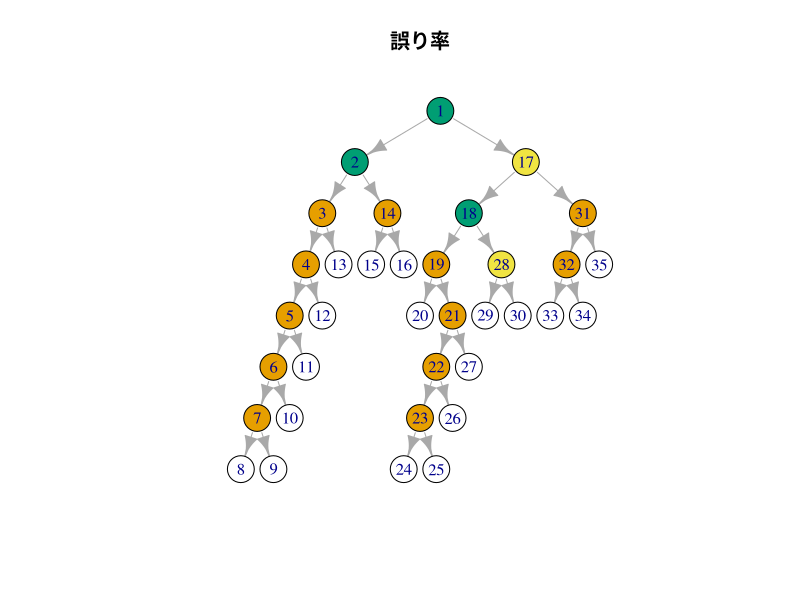
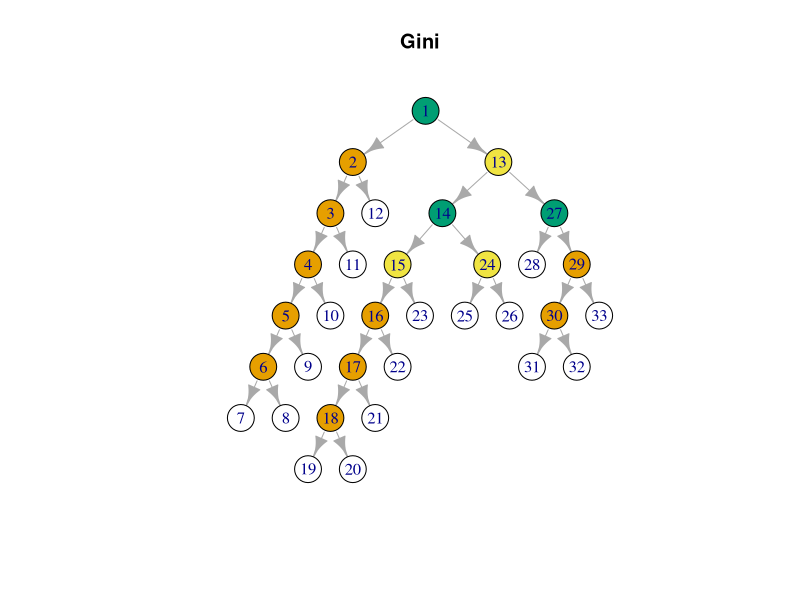
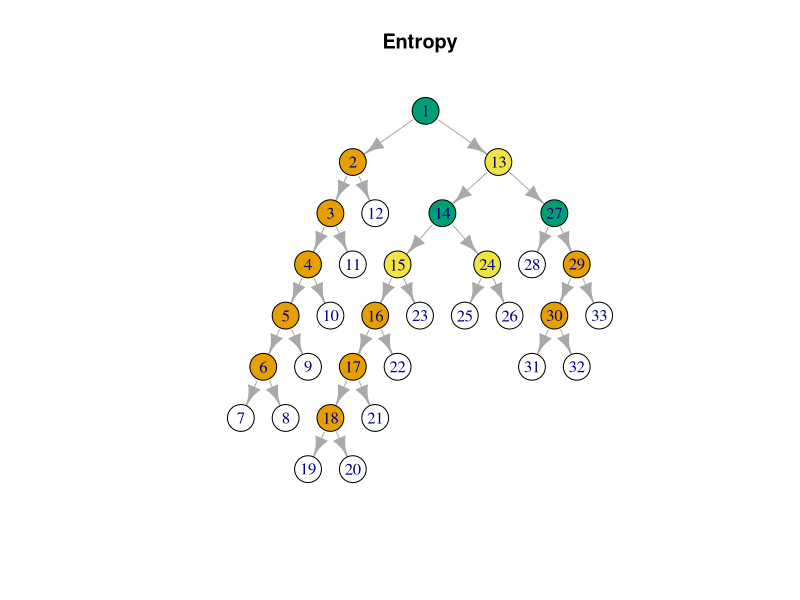

Recreate these plots in R, in order.
# Load library
library(MASS)
library(igraph)

# Clear environment
rm(list = ls())

# Setting Japanese font (for MacOSX)
# par(family= "HiraKakuProN-W3")

# Chapter7 e.g.66
# 分類の決定木。

# 最頻値計算用関数mode(y)
mode <- function(y) {
  names(sort(table(y), decreasing = TRUE))[1]
}

# 分岐処理の際の損失関数(1) mis_match(y)
# 分岐先のデータ集合において、
# その集合内の応答変数最頻値と異なる応答変数値を取るデータの数を返す。
mis_match <- function(y) {
  y_hat <- mode(y)
  return(sum(y != y_hat))
}

# 分岐処理の際の損失関数(2) Gini(y)
# 分岐先のデータ集合におけるGini指標を返す。
# Gini指標が小さければ小さいほど最適なデータ割り振りと判定する。
gini <- function(y) {
  n <- length(y)
  if (n == 0) {
    return(0)
  }
  z <- as.vector(table(y))
  m <- length(z)
  T <- 0
  for (j in 1:m) {
    T <- T + z[j] * (n - z[j])
  }
  return(T / n)
}

# 分岐処理の際の損失関数(3) entropy(y)
# 分岐先のデータ集合におけるentropyを返す。
# entropyが小さければ小さいほど最適なデータ割り振りと判定する。
entropy <- function(y) {
  n <- length(y)
  if (n == 0) {
    return(0)
  }
  z <- as.vector(table(y))
  m <- length(z)
  T <- 0
  for (j in 1:m) {
    if (z[j] != 0) {
      T <- T + z[j] * log(n / z[j])
    }
  }
  return(T)
}

# 分岐処理を行う関数branch(x, y, f, S, m)
# x: 全説明変数データ。説明変数行列の形で受け取る。
# y: 全応答変数データ。
# f: 分岐を評価する損失関数
# S: 分岐を評価するデータの添字集合
# m: 説明変数に含まれる要素数（実際は利用されていない！）
branch <- function(x, y, f, S, m = ncol(x)) {
  n <- length(S) # 分岐を評価するデータ集合に含まれるデータ数
  p <- ncol(x) # 説明変数に含まれる要素数
  if (n == 0) { # 評価するデータ集合が空集合ならばNULLを返す。
    return(NULL)
  }
  best_score <- Inf # 分岐評価スコアの最小値
  for (j in 1:p) { # 分岐評価に用いる要素として、説明変数の全要素をなめる。
    for (i in S) { # 分岐評価に用いるデータとして、評価対象データ集合の全データをなめる。
      left <- NULL; right <- NULL # 分岐先のデータ集合
      for (k in S) {
        if (x[k, j] < x[i, j]) { # i番目のデータの第j要素を基準値として、各データの第j要素を評価する。
          left <- c(left, k) # 基準値より大きかったら左の分岐へ割り振る。
        } else {
          right <- c(right, k) # 基準値より小さかったら右の分岐へ割り振る。
        }
      }
      L <- f(y[left]); R <- f(y[right]) # 割り振られた分岐先のデータ集合において、損失関数の値を計算。
      score <- L + R # 左右のデータ群の損失関数値の和を、当該分岐条件における評価スコアとする。
      if (score < best_score) {
        best_score <- score
        # ベストスコアを叩いた分岐条件のパラメータを戻り値とする。
        info <- list(i = i, j = j, # 分岐評価の基準値として用いた、「i番目のデータの第j要素」のi, j
                     left = left, right = right, # 左と右の各分岐に割り振られたデータの添字。
                     score = best_score, # ベストスコアの値。
                     left_score = L, right_score = R) # ベストスコアの際の左と右の各データ集合における損失関数値。
      }
    }
  }
  return(info)
}

# 決定木構成を行う関数dt(x, y, f, alpha, n_min, m)
# x: 全説明変数データ。説明変数行列の形で受け取る。
# y: 全応答変数データ。
# f: 分岐を評価する損失関数。デフォルト引数としてsq_lossを取る。
# alpha: 式(7.3)におけるパラメタalpha。
# n_min: 各頂点において分岐処理を行うか否かを決定する閾値データ数。
# m: 説明変数に含まれる要素数。
dt <- function(x, y, 
               f = "sq_loss", alpha = 0, n_min = 1, m = ncol(x)) {
  # 損失関数の決定
  if (f == "sq_loss") {
    g <- sq_loss
  } else if (f == "mis_match") {
    g <- mis_match
  } else if (f == "gini") {
    g <- gini
  } else {
    g <- entropy
  }
  
  n <- length(y) # 総データ数
  stack <- list() # 決定木構成に用いるスタック。
  # stackの各要素stack[[i]]は、
  # i番目の頂点に関する属性情報を保持するlist型変数。
  # parent: 親頂点の番号。
  # set: 子となるデータの添字集合。
  # score: 子となるデータ集合の損失関数値。
  stack[[1]] <- list(parent = 0, set = 1:n, score = g(y)) # i = 1の頂点は根。
  vertex <- list() # i番目の頂点に関する属性情報を保持するlist型変数。
  # vertex[[i]]の各要素について：
  # parent: 親頂点の番号。
  # set: その頂点に割り振られたデータの添字集合。
  # th: （子頂点を持っている場合、）分岐処理を行った際の基準値として用いたデータ値。
  # j: （子頂点を持っている場合、）分岐処理を行った際の基準として用いた「説明変数の要素」の番号。端点では0とする。
  k <- 0 # 頂点番号管理用変数
  
  # 処理待ちスタックが0になるまで分岐処理を行う。
  while (length(stack) > 0) {
    r <- length(stack) # 決定木構成処理待ち頂点の数
    node <- stack[[r]] # スタックの一番上にある頂点を処理対象とする。
    stack <- stack[-r] # POP処理とするので、スタックの一番上にある頂点を削除。
    k <- k + 1
    res <- branch(x, y, g, node$set, m) # 処理対象頂点において分岐処理を実行。
    # 以下の条件に当てはまる場合は、分岐処理を止めて、当該頂点を端点として管理する。
    # i) 分岐処理を行う前と行った後のscore差がalphaより小さい場合。
    # ii) 当該頂点におけるデータ数がn_minより小さい場合。
    # iii) 子頂点に割り振られたデータ集合が一つでも空集合となった場合。
    if (node$score - res$score < alpha || 
        length(node$set) < n_min ||
        length(res$left) == 0 ||
        length(res$right) == 0) {
      vertex[[k]] <- list(parent = node$parent, j = 0, set = node$set)
    } else {
      # 分岐処理を行う場合は、当該頂点を内点として管理する。
      # かつ、生成された子頂点の情報を処理待ちスタックに追加する。
      vertex[[k]] <- list(parent = node$parent, set = node$set, 
                          th = x[res$i, res$j], j = res$j)
      stack[[r]] <- list(parent = k, set = res$right, score = res$right_score)
      stack[[r + 1]] <- list(parent = k, set = res$left, score = res$left_score)
    }
  }
  
  # 出来上がった木データvertexの整形。
  # 左右の子頂点の番号情報をleft, rightとして付与する。端点の場合は値を0とする。
  # 頂点が端点であれば、割り振られたデータの応答変数値の最頻値情報または平均値情報をcenterとして付与する。
  # このcenterが、決定木を用いた回帰における応答変数推定値となる。
  
  r <- length(vertex) # 木に含まれる頂点数
  for (h in 1:r) {
    vertex[[h]]$left <- 0; vertex[[h]]$right <- 0 # 各頂点の左右子頂点の番号を0で初期化。
  }
  for (h in r:2) { # 端点から根に向かって遡って処理を行う。
    pa <- vertex[[h]]$parent # 当該頂点の親頂点の頂点番号。
    if (vertex[[pa]]$right == 0) { # 子頂点番号情報は左の方が小さくなるように付与する。
      vertex[[pa]]$right <- h
    } else {
      vertex[[pa]]$left <- h
    }
  }
  # 損失関数がsq_lossの場合は、当該頂点における応答変数値の平均値情報を付与する。
  # それ以外の損失関数の場合は、当該頂点における応答変数値の最頻値情報を付与する。
  if (f == "sq_loss") {
    g <- mean
  } else {
    g <- mode
  }
  for (h in 1:r) {
    if (vertex[[h]]$j == 0) { # 以下の処理は端点の時のみ。
      vertex[[h]]$center <- g(y[vertex[[h]]$set]) # 最頻値情報or平均値情報をcenterとして付与。
    }
  }
  return(vertex)
}

# 決定木から応答変数推定値を取得する関数value(u, vertex)
# u: 応答変数推定値を取得する対象の説明変数値（∈R^p）。
# vertex: dt()で作成した決定木。
value <- function(u, vertex) {
  r <- 1 # 根からスタートして、その説明変数値が割り振られる端点に降りていく。
  while (vertex[[r]]$j != 0) {
    if (u[vertex[[r]]$j] < vertex[[r]]$th) {
      r <- vertex[[r]]$left
    } else {
      r <- vertex[[r]]$right
    }
  }
  return(vertex[[r]]$center) # 辿り着いた端点の応答変数代表値を返す。
}

# irisデータセットを用いて、決定木による分類を行う。
# 1) 損失関数としてmis_match()を使用した場合
df <- iris
x <- as.matrix(df[, 1:4])
y <- as.matrix(df[, 5])
vertex <- dt(x, y, "mis_match", n_min = 4)
m <- length(vertex)
u <- NULL # 各端点のデータ集合の応答変数値をすべてその最頻値に置き換えて並べた配列。
v <- NULL # 各端点のデータ集合の実際の応答変数値を並べた配列。
for (h in 1:m) { # 分類正誤確認用テーブルの作成処理
  if (vertex[[h]]$j == 0) {
    w <- y[vertex[[h]]$set]
    u <- c(u, rep(mode(w), length(w)))
    v <- c(v, w)
  }
}
col <- array(dim = m)
edge_list <- matrix(nrow = m, ncol = 2)
for (h in 1:m) {
  col[h] <- vertex[[h]]$j
  edge_list[h, ] <- c(vertex[[h]]$parent, h)
}
edge_list <- edge_list[-1, ]
g <- graph_from_edgelist(edge_list)
V(g)$color <- col
# V(g)$name <- ""
plot(g, pin = c(4, 4),
     layout = layout.reingold.tilford(g, root = 1))
title("誤り率")
# 各分岐処理のログを表示
res_table_mismatch <- table(u, v)
NODE <- NULL # 分岐処理を行った頂点（内点）の番号
VAR <- NULL # 分岐処理の基準として用いた説明変数の要素の番号
TH <- NULL # 分岐処理の基準値として用いたデータ値
ENDP <- NULL # 端点の番号
EST <- NULL # 端点における応答変数推定値
for (h in 1:m) {
  if (vertex[[h]]$j != 0) {
    j <- vertex[[h]]$j
    th <- vertex[[h]]$th
    NODE <- c(NODE, h)
    VAR <- c(VAR, j)
    TH <- c(TH, th)
  } else {
    center <- vertex[[h]]$center
    ENDP <- c(ENDP, h)
    EST <- c(EST, center)
  }
}
th_mismatch <- cbind(NODE, VAR, TH)
est_mismatch <- cbind(ENDP, EST)
print(res_table_mismatch)
print(th_mismatch)
print(est_mismatch)

# 2) 損失関数としてgini()を使用した場合
vertex <- dt(x, y, "gini", n_min = 4)
m <- length(vertex)
u <- NULL # 各端点のデータ集合の応答変数値をすべてその最頻値に置き換えて並べた配列。
v <- NULL # 各端点のデータ集合の実際の応答変数値を並べた配列。
for (h in 1:m) { # 分類正誤確認用テーブルの作成処理
  if (vertex[[h]]$j == 0) {
    w <- y[vertex[[h]]$set]
    u <- c(u, rep(mode(w), length(w)))
    v <- c(v, w)
  }
}
col <- array(dim = m)
edge_list <- matrix(nrow = m, ncol = 2)
for (h in 1:m) {
  col[h] <- vertex[[h]]$j
  edge_list[h, ] <- c(vertex[[h]]$parent, h)
}
edge_list <- edge_list[-1, ]
g <- graph_from_edgelist(edge_list)
V(g)$color <- col
# V(g)$name <- ""
plot(g, pin = c(4, 4),
     layout = layout.reingold.tilford(g, root = 1))
title("Gini")
# 各分岐処理のログを表示
res_table_gini <- table(u, v)
NODE <- NULL # 分岐処理を行った頂点（内点）の番号
VAR <- NULL # 分岐処理の基準として用いた説明変数の要素の番号
TH <- NULL # 分岐処理の基準値として用いたデータ値
ENDP <- NULL # 端点の番号
EST <- NULL # 端点における応答変数推定値
for (h in 1:m) {
  if (vertex[[h]]$j != 0) {
    j <- vertex[[h]]$j
    th <- vertex[[h]]$th
    NODE <- c(NODE, h)
    VAR <- c(VAR, j)
    TH <- c(TH, th)
  } else {
    center <- vertex[[h]]$center
    ENDP <- c(ENDP, h)
    EST <- c(EST, center)
  }
}
th_gini <- cbind(NODE, VAR, TH)
est_gini <- cbind(ENDP, EST)
print(res_table_gini)
print(th_gini)
print(est_gini)

# 3) 損失関数としてentropy()を使用した場合
vertex <- dt(x, y, "entropy", n_min = 4)
m <- length(vertex)
u <- NULL # 各端点のデータ集合の応答変数値をすべてその最頻値に置き換えて並べた配列。
v <- NULL # 各端点のデータ集合の実際の応答変数値を並べた配列。
for (h in 1:m) { # 分類正誤確認用テーブルの作成処理
  if (vertex[[h]]$j == 0) {
    w <- y[vertex[[h]]$set]
    u <- c(u, rep(mode(w), length(w)))
    v <- c(v, w)
  }
}
col <- array(dim = m)
edge_list <- matrix(nrow = m, ncol = 2)
for (h in 1:m) {
  col[h] <- vertex[[h]]$j
  edge_list[h, ] <- c(vertex[[h]]$parent, h)
}
edge_list <- edge_list[-1, ]
g <- graph_from_edgelist(edge_list)
V(g)$color <- col
# V(g)$name <- ""
plot(g, pin = c(4, 4),
     layout = layout.reingold.tilford(g, root = 1))
title("Entropy")
# 各分岐処理のログを表示
res_table_entropy <- table(u, v)
NODE <- NULL # 分岐処理を行った頂点（内点）の番号
VAR <- NULL # 分岐処理の基準として用いた説明変数の要素の番号
TH <- NULL # 分岐処理の基準値として用いたデータ値
ENDP <- NULL # 端点の番号
EST <- NULL # 端点における応答変数推定値
for (h in 1:m) {
  if (vertex[[h]]$j != 0) {
    j <- vertex[[h]]$j
    th <- vertex[[h]]$th
    NODE <- c(NODE, h)
    VAR <- c(VAR, j)
    TH <- c(TH, th)
  } else {
    center <- vertex[[h]]$center
    ENDP <- c(ENDP, h)
    EST <- c(EST, center)
  }
}
th_entropy <- cbind(NODE, VAR, TH)
est_entropy <- cbind(ENDP, EST)
print(res_table_entropy)
print(th_entropy)
print(est_entropy)